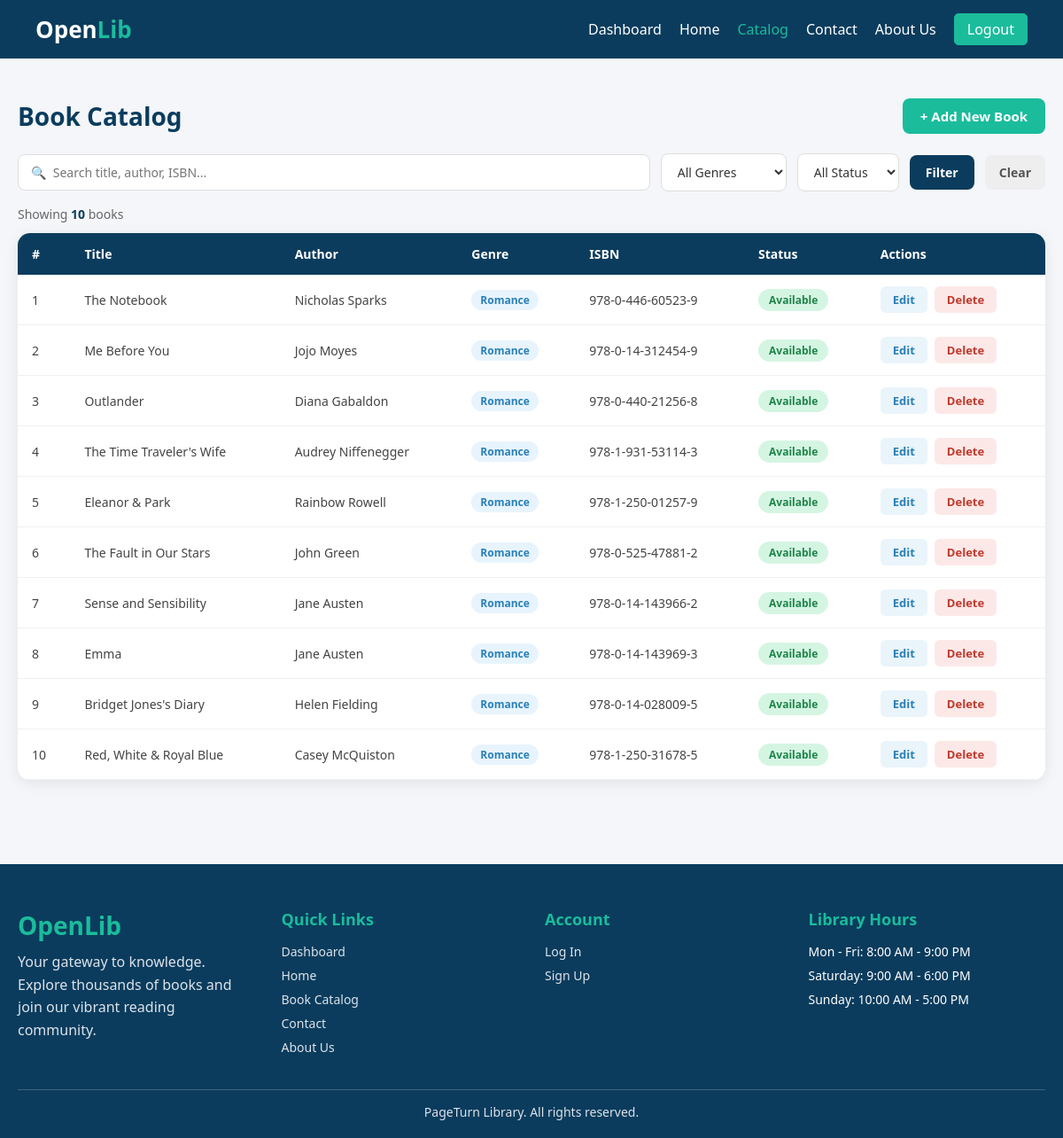
/admin_catlog/catalog.php?genre=Romance, run on an earlier commit of the app's database.
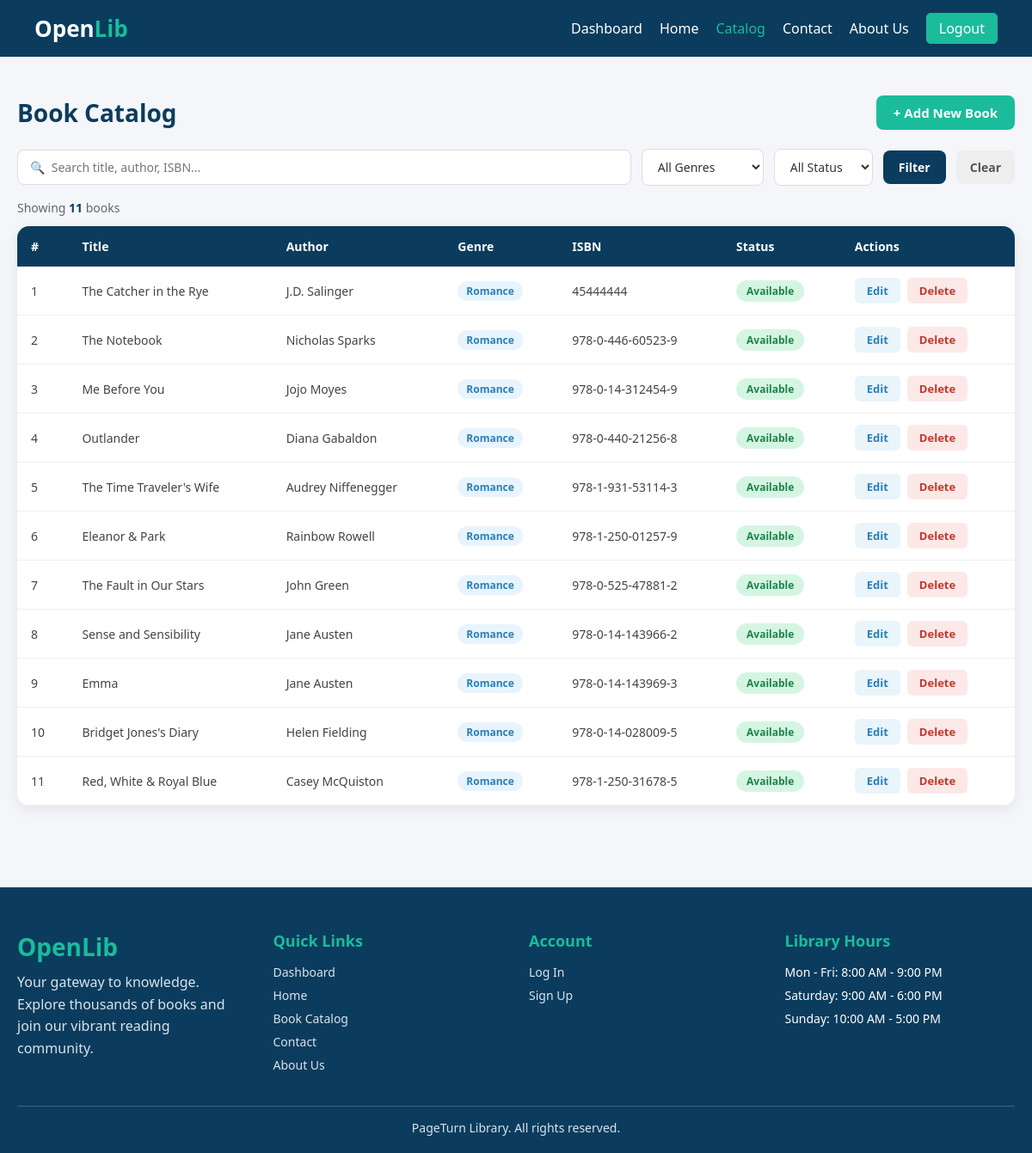
And on a later commit of the database.
### tables this page shows
CREATE TABLE `books` (
  `id` int(11) NOT NULL,
  `title` varchar(150) NOT NULL,
  `author` varchar(100) NOT NULL,
  `isbn` varchar(50) NOT NULL,
  `genre` varchar(50) NOT NULL,
  `publication_year` int(11) NOT NULL,
  `pages` int(11) NOT NULL,
  `publisher` varchar(100) DEFAULT NULL,
  `quantity` int(11) NOT NULL,
  `available_quantity` int(11) NOT NULL,
  `description` text DEFAULT NULL,
  `cover_image` varchar(255) DEFAULT NULL,
  `added_date` timestamp NOT NULL DEFAULT current_timestamp(),
  `status` enum('Available','Borrowed') DEFAULT 'Available'
);

### admin_catlog/catalog.php (the view, shortened to what this page needs)
<?php
require_once '../db_connect.php';
$search = trim($_GET['search'] ?? '');
$genre  = $_GET['genre']  ?? '';
$sql    = "SELECT * FROM books WHERE (title LIKE ? OR author LIKE ? OR isbn LIKE ?)";
$params = ["%$search%","%$search%","%$search%"];
if ($genre)  { $sql .= " AND genre=?";  $params[] = $genre;  }
$sql .= " ORDER BY id ASC";
$stmt = $pdo->prepare($sql); $stmt->execute($params);
$books = $stmt->fetchAll();
$badgeMap = ['Programming'=>'badge-prog','Fiction'=>'badge-fic','Science'=>'badge-sci','History'=>'badge-hist','Self-Help'=>'badge-self'];
?>
<!DOCTYPE html>
<html lang="en">
<head>
  <link rel="stylesheet" href="catalog.css">
</head>
<body>
<header class="header">
  <div class="logo">Open<span>Lib</span></div>
  <nav class="navbar" id="navMenu">
    <a href="../Admin_dashboard/dashboard.php">Dashboard</a>
    <a href="../Home/index.php">Home</a>
    <a href="../admin_catlog/catalog.php" class="active">Catalog</a>
    <a href="../contact/contact.php">Contact</a>
    <a href="../About us/About us.php">About Us</a>
    <a href="../Login/user_login.php" class="btn logout">Logout</a>
  </nav>
</header>
<section class="catalog-section">
  <div class="catalog-container">
    <div class="catalog-header">
      <h1>Book Catalog</h1>
      <button class="btn-add" onclick="openModal('addModal')">+ Add New Book</button>
    </div>
    <form method="GET" action="catalog.php" class="filter-bar">
      <input type="text" name="search" placeholder="🔍  Search title, author, ISBN..." value="<?= htmlspecialchars($search) ?>">
      <select name="genre">
        <option value="">All Genres</option>
      </select>
      <select name="status">
        <option value="">All Status</option>
      </select>
      <button type="submit" class="btn-filter">Filter</button>
      <a href="catalog.php" class="btn-clear">Clear</a>
    </form>
    <div class="catalog-stats">Showing <b><?= count($books) ?></b> book<?= count($books)!==1?'s':'' ?></div>
    <div class="table-wrapper">
      <table class="book-table">
        <thead>
          <tr><th>#</th><th>Title</th><th>Author</th><th>Genre</th><th>ISBN</th><th>Status</th><th>Actions</th></tr>
        </thead>
        <tbody>
          <?php if(empty($books)): ?>
          <tr><td colspan="7" class="no-data">No books found. Try a different search or add a new book.</td></tr>
          <?php else: ?>
          <?php foreach($books as $i => $b):
            $bc = $badgeMap[$b['genre']] ?? 'badge-prog';
            $sc = isset($b['status']) ? strtolower($b['status']) : 'available';
          ?>
          <tr>
            <td><?= $i+1 ?></td>
            <td><?= htmlspecialchars($b['title']) ?></td>
            <td><?= htmlspecialchars($b['author']) ?></td>
            <td><span class="badge <?= $bc ?>"><?= htmlspecialchars($b['genre']) ?></span></td>
            <td><?= htmlspecialchars($b['isbn']) ?></td>
      <td><span class="status <?= $sc ?>"><?= isset($b['status']) ? htmlspecialchars($b['status']) : 'Available' ?></span></td>            <td class="actions">
<button class="btn-edit" onclick='openEditModal(<?= $b["id"] ?>,"<?= htmlspecialchars($b["title"], ENT_QUOTES) ?>","<?= htmlspecialchars($b["author"], ENT_QUOTES) ?>","<?= htmlspecialchars($b["genre"], ENT_QUOTES) ?>","<?= htmlspecialchars($b["isbn"], ENT_QUOTES) ?>","<?= isset($b["status"]) ? htmlspecialchars($b["status"], ENT_QUOTES) : "Available" ?>")'>Edit</button>              <form method="POST" style="display:inline" onsubmit="return confirm('Delete this book?')">
                <button type="submit" class="btn-delete">Delete</button>
              </form>
            </td>
          </tr>
          <?php endforeach; ?>
          <?php endif; ?>
        </tbody>
      </table>
    </div>
  </div>
</section>
<footer class="footer">
  <div class="container">
    <div class="footer-grid">
      <div class="footer-column">
        <a href="#" class="footer-logo">OpenLib</a>
        <p class="footer-description">Your gateway to knowledge. Explore thousands of books and join our vibrant reading community.</p>
      </div>
      <div class="footer-column">
        <h3>Quick Links</h3>
        <ul>
          <li><a href="../dashboard/dashboard.php">Dashboard</a></li>
          <li><a href="../Home/index.php">Home</a></li>
          <li><a href="catalog.php">Book Catalog</a></li>
          <li><a href="../contact/contact.php">Contact</a></li>
          <li><a href="../About us/About us.php">About Us</a></li>
        </ul>
      </div>
      <div class="footer-column">
        <h3>Account</h3>
        <ul>
          <li><a href="../Login/user_login.php">Log In</a></li>
          <li><a href="../Register/register.php">Sign Up</a></li>
        </ul>
      </div>
      <div class="footer-column">
        <h3>Library Hours</h3>
        <ul>
          <li>Mon - Fri: 8:00 AM - 9:00 PM</li>
          <li>Saturday: 9:00 AM - 6:00 PM</li>
          <li>Sunday: 10:00 AM - 5:00 PM</li>
        </ul>
      </div>
    </div>
    <div class="footer-bottom"><p>PageTurn Library. All rights reserved.</p></div>
  </div>
</footer>
</body>
</html>

What changed in the data, as far as the page shows it:
now on this page (row edited): books: title "The Catcher in the Rye", author "J.D. Salinger", genre "Romance", isbn "45444444", status "Available"
Also different on the page:
count($books): "10" → "11"
